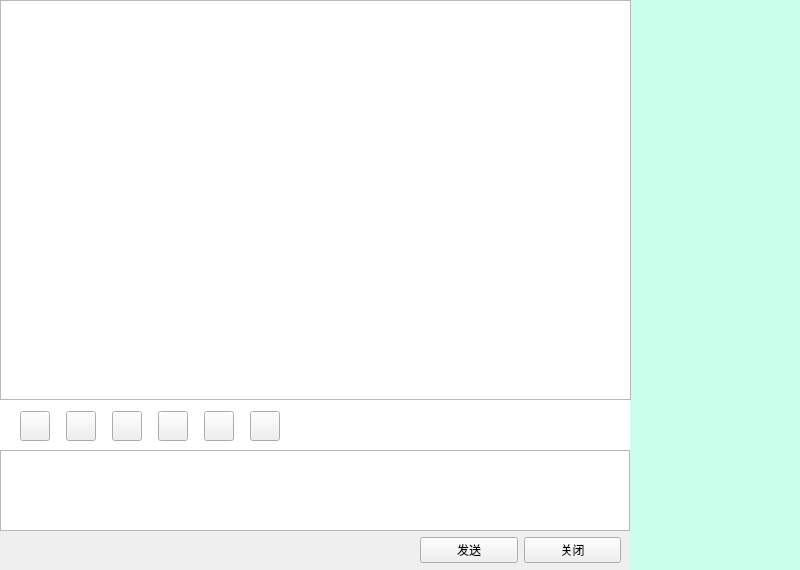
<?xml version="1.0" encoding="UTF-8"?>
<ui version="4.0">
 <class>Tcpwid</class>
 <widget class="QWidget" name="Tcpwid">
  <property name="geometry">
   <rect>
    <x>0</x>
    <y>0</y>
    <width>800</width>
    <height>570</height>
   </rect>
  </property>
  <property name="sizePolicy">
   <sizepolicy hsizetype="Fixed" vsizetype="Fixed">
    <horstretch>0</horstretch>
    <verstretch>0</verstretch>
   </sizepolicy>
  </property>
  <property name="windowTitle">
   <string>聊天</string>
  </property>
  <property name="windowIcon">
   <iconset resource="../image.qrc">
    <normaloff>:/resource/1.gif</normaloff>:/resource/1.gif</iconset>
  </property>
  <widget class="QWidget" name="layoutWidget">
   <property name="geometry">
    <rect>
     <x>420</x>
     <y>530</y>
     <width>201</width>
     <height>41</height>
    </rect>
   </property>
   <layout class="QHBoxLayout" name="horizontalLayout">
    <item>
     <widget class="QPushButton" name="sendBt">
      <property name="text">
       <string>发送</string>
      </property>
     </widget>
    </item>
    <item>
     <widget class="QPushButton" name="closeBt">
      <property name="text">
       <string>关闭</string>
      </property>
     </widget>
    </item>
   </layout>
  </widget>
  <widget class="QLabel" name="otherlabel">
   <property name="geometry">
    <rect>
     <x>630</x>
     <y>0</y>
     <width>170</width>
     <height>570</height>
    </rect>
   </property>
   <property name="styleSheet">
    <string notr="true">background-color: rgb(201, 255, 235);</string>
   </property>
   <property name="text">
    <string/>
   </property>
   <property name="pixmap">
    <pixmap resource="../image.qrc">:/resource/leftshow.png</pixmap>
   </property>
  </widget>
  <widget class="QLabel" name="label">
   <property name="geometry">
    <rect>
     <x>0</x>
     <y>400</y>
     <width>630</width>
     <height>50</height>
    </rect>
   </property>
   <property name="styleSheet">
    <string notr="true">background-color: rgb(255, 255, 255);</string>
   </property>
   <property name="text">
    <string/>
   </property>
  </widget>
  <widget class="QTextEdit" name="sendEdit">
   <property name="geometry">
    <rect>
     <x>0</x>
     <y>450</y>
     <width>630</width>
     <height>81</height>
    </rect>
   </property>
   <property name="styleSheet">
    <string notr="true">image: url(:/express/1.png);</string>
   </property>
  </widget>
  <widget class="QWidget" name="layoutWidget">
   <property name="geometry">
    <rect>
     <x>10</x>
     <y>410</y>
     <width>283</width>
     <height>32</height>
    </rect>
   </property>
   <layout class="QHBoxLayout" name="horizontalLayout_2">
    <item>
     <widget class="QPushButton" name="expreBt">
      <property name="sizePolicy">
       <sizepolicy hsizetype="Minimum" vsizetype="Minimum">
        <horstretch>0</horstretch>
        <verstretch>0</verstretch>
       </sizepolicy>
      </property>
      <property name="minimumSize">
       <size>
        <width>30</width>
        <height>30</height>
       </size>
      </property>
      <property name="maximumSize">
       <size>
        <width>30</width>
        <height>30</height>
       </size>
      </property>
      <property name="text">
       <string/>
      </property>
     </widget>
    </item>
    <item>
     <widget class="QPushButton" name="GIFBt">
      <property name="sizePolicy">
       <sizepolicy hsizetype="Minimum" vsizetype="Minimum">
        <horstretch>0</horstretch>
        <verstretch>0</verstretch>
       </sizepolicy>
      </property>
      <property name="minimumSize">
       <size>
        <width>30</width>
        <height>30</height>
       </size>
      </property>
      <property name="maximumSize">
       <size>
        <width>30</width>
        <height>30</height>
       </size>
      </property>
      <property name="styleSheet">
       <string notr="true"/>
      </property>
      <property name="text">
       <string/>
      </property>
     </widget>
    </item>
    <item>
     <widget class="QPushButton" name="shotBt">
      <property name="sizePolicy">
       <sizepolicy hsizetype="Minimum" vsizetype="Minimum">
        <horstretch>0</horstretch>
        <verstretch>0</verstretch>
       </sizepolicy>
      </property>
      <property name="minimumSize">
       <size>
        <width>30</width>
        <height>30</height>
       </size>
      </property>
      <property name="maximumSize">
       <size>
        <width>30</width>
        <height>30</height>
       </size>
      </property>
      <property name="text">
       <string/>
      </property>
     </widget>
    </item>
    <item>
     <widget class="QPushButton" name="send_fileBt">
      <property name="sizePolicy">
       <sizepolicy hsizetype="Minimum" vsizetype="Minimum">
        <horstretch>0</horstretch>
        <verstretch>0</verstretch>
       </sizepolicy>
      </property>
      <property name="minimumSize">
       <size>
        <width>30</width>
        <height>30</height>
       </size>
      </property>
      <property name="maximumSize">
       <size>
        <width>30</width>
        <height>30</height>
       </size>
      </property>
      <property name="text">
       <string/>
      </property>
     </widget>
    </item>
    <item>
     <widget class="QPushButton" name="send_picBt">
      <property name="sizePolicy">
       <sizepolicy hsizetype="Minimum" vsizetype="Minimum">
        <horstretch>0</horstretch>
        <verstretch>0</verstretch>
       </sizepolicy>
      </property>
      <property name="minimumSize">
       <size>
        <width>30</width>
        <height>30</height>
       </size>
      </property>
      <property name="maximumSize">
       <size>
        <width>30</width>
        <height>30</height>
       </size>
      </property>
      <property name="text">
       <string/>
      </property>
     </widget>
    </item>
    <item>
     <widget class="QPushButton" name="otherBt">
      <property name="sizePolicy">
       <sizepolicy hsizetype="Minimum" vsizetype="Minimum">
        <horstretch>0</horstretch>
        <verstretch>0</verstretch>
       </sizepolicy>
      </property>
      <property name="minimumSize">
       <size>
        <width>30</width>
        <height>30</height>
       </size>
      </property>
      <property name="maximumSize">
       <size>
        <width>30</width>
        <height>30</height>
       </size>
      </property>
      <property name="text">
       <string/>
      </property>
     </widget>
    </item>
   </layout>
  </widget>
  <widget class="QListWidget" name="recordEdit">
   <property name="geometry">
    <rect>
     <x>0</x>
     <y>0</y>
     <width>631</width>
     <height>400</height>
    </rect>
   </property>
  </widget>
 </widget>
 <resources>
  <include location="../image.qrc"/>
 </resources>
 <connections/>
</ui>
